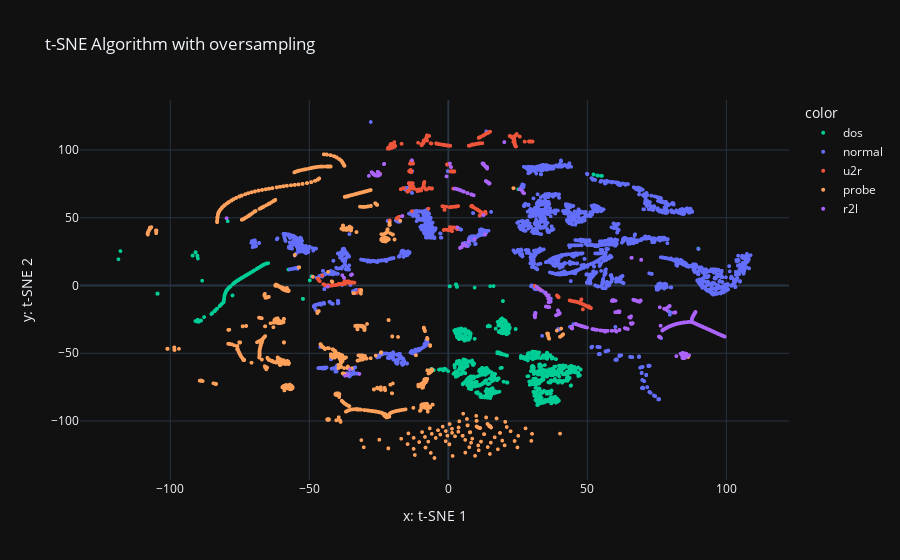

Notebook source saved alongside this figure:
### Code cell
fig = px.scatter(x=tsne_features[:, 0], y=tsne_features[:, 1], color=y_reduced, title="t-SNE Algorithm with oversampling", labels={"x": "x: t-SNE 1", "y": "y: t-SNE 2"}, template="plotly_dark",
                 color_discrete_map={
                     "normal": "#636EFA", 
                     "u2r": "#EF553B", 
                     "dos": "#00CC96", 
                     "r2l": "#AB63FA",
                     "probe": "#FFA15A"})  # specify the color for each category)
fig.update_traces(marker=dict(size=4))
fig.write_html("../figures/html_figs/tsne_dark_oversmampled.html")
fig

### Figure 1 — Plotly figure (JSON) as saved in the notebook; plotly's stock layout.template omitted (floating-point values rounded to 4 significant figures; data arrays with more than 128 entries replaced by an {"elided": "..."} marker saying what was removed)
{"data": [{"hovertemplate": "color=dos<br>x: t-SNE 1=%{x}<br>y: t-SNE 2=%{y}<extra></extra>", "legendgroup": "dos", "marker": {"color": "#00CC96", "size": 4, "symbol": "circle"}, "mode": "markers", "name": "dos", "showlegend": true, "type": "scattergl", "x": {"elided": "5000 float values"}, "xaxis": "x", "y": {"elided": "5000 float values"}, "yaxis": "y"}, {"hovertemplate": "color=normal<br>x: t-SNE 1=%{x}<br>y: t-SNE 2=%{y}<extra></extra>", "legendgroup": "normal", "marker": {"color": "#636EFA", "size": 4, "symbol": "circle"}, "mode": "markers", "name": "normal", "showlegend": true, "type": "scattergl", "x": {"elided": "5000 float values"}, "xaxis": "x", "y": {"elided": "5000 float values"}, "yaxis": "y"}, {"hovertemplate": "color=u2r<br>x: t-SNE 1=%{x}<br>y: t-SNE 2=%{y}<extra></extra>", "legendgroup": "u2r", "marker": {"color": "#EF553B", "size": 4, "symbol": "circle"}, "mode": "markers", "name": "u2r", "showlegend": true, "type": "scattergl", "x": {"elided": "1000 float values"}, "xaxis": "x", "y": {"elided": "1000 float values"}, "yaxis": "y"}, {"hovertemplate": "color=probe<br>x: t-SNE 1=%{x}<br>y: t-SNE 2=%{y}<extra></extra>", "legendgroup": "probe", "marker": {"color": "#FFA15A", "size": 4, "symbol": "circle"}, "mode": "markers", "name": "probe", "showlegend": true, "type": "scattergl", "x": {"elided": "4107 float values"}, "xaxis": "x", "y": {"elided": "4107 float values"}, "yaxis": "y"}, {"hovertemplate": "color=r2l<br>x: t-SNE 1=%{x}<br>y: t-SNE 2=%{y}<extra></extra>", "legendgroup": "r2l", "marker": {"color": "#AB63FA", "size": 4, "symbol": "circle"}, "mode": "markers", "name": "r2l", "showlegend": true, "type": "scattergl", "x": {"elided": "1126 float values"}, "xaxis": "x", "y": {"elided": "1126 float values"}, "yaxis": "y"}], "layout": {"legend": {"title": {"text": "color"}, "tracegroupgap": 0}, "title": {"text": "t-SNE Algorithm with oversampling"}, "xaxis": {"anchor": "y", "domain": [0, 1], "title": {"text": "x: t-SNE 1"}}, "yaxis": {"anchor": "x", "domain": [0, 1], "title": {"text": "y: t-SNE 2"}}}}
